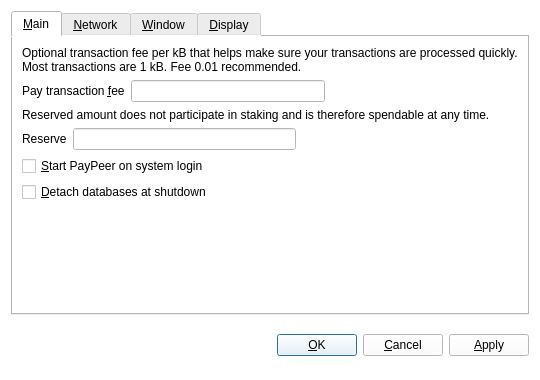
<?xml version="1.0" encoding="UTF-8"?>
<ui version="4.0">
 <class>OptionsDialog</class>
 <widget class="QDialog" name="OptionsDialog">
  <property name="geometry">
   <rect>
    <x>0</x>
    <y>0</y>
    <width>540</width>
    <height>380</height>
   </rect>
  </property>
  <property name="windowTitle">
   <string>Options</string>
  </property>
  <property name="styleSheet">
   <string notr="true">background-color: rgb(255, 255, 255);</string>
  </property>
  <property name="modal">
   <bool>true</bool>
  </property>
  <layout class="QVBoxLayout" name="verticalLayout">
   <item>
    <widget class="QTabWidget" name="tabWidget">
     <property name="tabPosition">
      <enum>QTabWidget::North</enum>
     </property>
     <property name="currentIndex">
      <number>0</number>
     </property>
     <widget class="QWidget" name="tabMain">
      <attribute name="title">
       <string>&amp;Main</string>
      </attribute>
      <layout class="QVBoxLayout" name="verticalLayout_Main">
       <item>
        <widget class="QLabel" name="transactionFeeInfoLabel">
         <property name="text">
          <string>Optional transaction fee per kB that helps make sure your transactions are processed quickly. Most transactions are 1 kB. Fee 0.01 recommended.</string>
         </property>
         <property name="textFormat">
          <enum>Qt::PlainText</enum>
         </property>
         <property name="wordWrap">
          <bool>true</bool>
         </property>
        </widget>
       </item>
       <item>
        <layout class="QHBoxLayout" name="horizontalLayoutFee">
         <item>
          <widget class="QLabel" name="transactionFeeLabel">
           <property name="text">
            <string>Pay transaction &amp;fee</string>
           </property>
           <property name="textFormat">
            <enum>Qt::PlainText</enum>
           </property>
           <property name="buddy">
            <cstring>transactionFee</cstring>
           </property>
          </widget>
         </item>
         <item>
          <widget class="BitcoinAmountField" name="transactionFee"/>
         </item>
         <item>
          <spacer name="horizontalSpacerFee">
           <property name="orientation">
            <enum>Qt::Horizontal</enum>
           </property>
           <property name="sizeHint" stdset="0">
            <size>
             <width>40</width>
             <height>20</height>
            </size>
           </property>
          </spacer>
         </item>
        </layout>
       </item>
       <item>
        <widget class="QLabel" name="reserveBalanceInfoLabel">
         <property name="text">
          <string>Reserved amount does not participate in staking and is therefore spendable at any time.</string>
         </property>
         <property name="textFormat">
          <enum>Qt::PlainText</enum>
         </property>
         <property name="wordWrap">
          <bool>true</bool>
         </property>
        </widget>
       </item>
       <item>
        <layout class="QHBoxLayout" name="horizontalLayoutReserveBalance">
         <item>
          <widget class="QLabel" name="reserveBalanceLabel">
           <property name="text">
            <string>Reserve</string>
           </property>
           <property name="textFormat">
            <enum>Qt::PlainText</enum>
           </property>
           <property name="buddy">
            <cstring>reserveBalance</cstring>
           </property>
          </widget>
         </item>
         <item>
          <widget class="BitcoinAmountField" name="reserveBalance"/>
         </item>
         <item>
          <spacer name="horizontalSpacerReserveBalance">
           <property name="orientation">
            <enum>Qt::Horizontal</enum>
           </property>
           <property name="sizeHint" stdset="0">
            <size>
             <width>40</width>
             <height>20</height>
            </size>
           </property>
          </spacer>
         </item>
        </layout>
       </item>
       <item>
        <widget class="QCheckBox" name="bitcoinAtStartup">
         <property name="toolTip">
          <string>Automatically start PayPeer after logging in to the system.</string>
         </property>
         <property name="text">
          <string>&amp;Start PayPeer on system login</string>
         </property>
        </widget>
       </item>
       <item>
        <widget class="QCheckBox" name="detachDatabases">
         <property name="toolTip">
          <string>Detach block and address databases at shutdown. This means they can be moved to another data directory, but it slows down shutdown. The wallet is always detached.</string>
         </property>
         <property name="text">
          <string>&amp;Detach databases at shutdown</string>
         </property>
        </widget>
       </item>
       <item>
        <spacer name="verticalSpacer_Main">
         <property name="orientation">
          <enum>Qt::Vertical</enum>
         </property>
         <property name="sizeHint" stdset="0">
          <size>
           <width>20</width>
           <height>40</height>
          </size>
         </property>
        </spacer>
       </item>
      </layout>
     </widget>
     <widget class="QWidget" name="tabNetwork">
      <attribute name="title">
       <string>&amp;Network</string>
      </attribute>
      <layout class="QVBoxLayout" name="verticalLayout_Network">
       <item>
        <widget class="QCheckBox" name="mapPortUpnp">
         <property name="toolTip">
          <string>Automatically open the PayPeer client port on the router. This only works when your router supports UPnP and it is enabled.</string>
         </property>
         <property name="text">
          <string>Map port using &amp;UPnP</string>
         </property>
        </widget>
       </item>
       <item>
        <widget class="QCheckBox" name="connectSocks">
         <property name="toolTip">
          <string>Connect to the PayPeer network through a SOCKS proxy (e.g. when connecting through Tor).</string>
         </property>
         <property name="text">
          <string>&amp;Connect through SOCKS proxy:</string>
         </property>
        </widget>
       </item>
       <item>
        <layout class="QHBoxLayout" name="horizontalLayout_Network">
         <item>
          <widget class="QLabel" name="proxyIpLabel">
           <property name="text">
            <string>Proxy &amp;IP:</string>
           </property>
           <property name="textFormat">
            <enum>Qt::PlainText</enum>
           </property>
           <property name="buddy">
            <cstring>proxyIp</cstring>
           </property>
          </widget>
         </item>
         <item>
          <widget class="QValidatedLineEdit" name="proxyIp">
           <property name="maximumSize">
            <size>
             <width>140</width>
             <height>16777215</height>
            </size>
           </property>
           <property name="toolTip">
            <string>IP address of the proxy (e.g. 127.0.0.1)</string>
           </property>
          </widget>
         </item>
         <item>
          <widget class="QLabel" name="proxyPortLabel">
           <property name="text">
            <string>&amp;Port:</string>
           </property>
           <property name="textFormat">
            <enum>Qt::PlainText</enum>
           </property>
           <property name="buddy">
            <cstring>proxyPort</cstring>
           </property>
          </widget>
         </item>
         <item>
          <widget class="QLineEdit" name="proxyPort">
           <property name="maximumSize">
            <size>
             <width>55</width>
             <height>16777215</height>
            </size>
           </property>
           <property name="toolTip">
            <string>Port of the proxy (e.g. 9050)</string>
           </property>
          </widget>
         </item>
         <item>
          <widget class="QLabel" name="socksVersionLabel">
           <property name="text">
            <string>SOCKS &amp;Version:</string>
           </property>
           <property name="textFormat">
            <enum>Qt::PlainText</enum>
           </property>
           <property name="buddy">
            <cstring>socksVersion</cstring>
           </property>
          </widget>
         </item>
         <item>
          <widget class="QValueComboBox" name="socksVersion">
           <property name="toolTip">
            <string>SOCKS version of the proxy (e.g. 5)</string>
           </property>
          </widget>
         </item>
         <item>
          <spacer name="horizontalSpacer_Network">
           <property name="orientation">
            <enum>Qt::Horizontal</enum>
           </property>
           <property name="sizeHint" stdset="0">
            <size>
             <width>40</width>
             <height>20</height>
            </size>
           </property>
          </spacer>
         </item>
        </layout>
       </item>
       <item>
        <spacer name="verticalSpacer_Network">
         <property name="orientation">
          <enum>Qt::Vertical</enum>
         </property>
         <property name="sizeHint" stdset="0">
          <size>
           <width>20</width>
           <height>40</height>
          </size>
         </property>
        </spacer>
       </item>
      </layout>
     </widget>
     <widget class="QWidget" name="tabWindow">
      <attribute name="title">
       <string>&amp;Window</string>
      </attribute>
      <layout class="QVBoxLayout" name="verticalLayout_Window">
       <item>
        <widget class="QCheckBox" name="minimizeToTray">
         <property name="toolTip">
          <string>Show only a tray icon after minimizing the window.</string>
         </property>
         <property name="text">
          <string>&amp;Minimize to the tray instead of the taskbar</string>
         </property>
        </widget>
       </item>
       <item>
        <widget class="QCheckBox" name="minimizeOnClose">
         <property name="toolTip">
          <string>Minimize instead of exit the application when the window is closed. When this option is enabled, the application will be closed only after selecting Quit in the menu.</string>
         </property>
         <property name="text">
          <string>M&amp;inimize on close</string>
         </property>
        </widget>
       </item>
       <item>
        <spacer name="verticalSpacer_Window">
         <property name="orientation">
          <enum>Qt::Vertical</enum>
         </property>
         <property name="sizeHint" stdset="0">
          <size>
           <width>20</width>
           <height>40</height>
          </size>
         </property>
        </spacer>
       </item>
      </layout>
     </widget>
     <widget class="QWidget" name="tabDisplay">
      <attribute name="title">
       <string>&amp;Display</string>
      </attribute>
      <layout class="QVBoxLayout" name="verticalLayout_Display">
       <item>
        <layout class="QHBoxLayout" name="horizontalLayout_1_Display">
         <item>
          <widget class="QLabel" name="langLabel">
           <property name="text">
            <string>User Interface &amp;language:</string>
           </property>
           <property name="textFormat">
            <enum>Qt::PlainText</enum>
           </property>
           <property name="buddy">
            <cstring>lang</cstring>
           </property>
          </widget>
         </item>
         <item>
          <widget class="QValueComboBox" name="lang">
           <property name="toolTip">
            <string>The user interface language can be set here. This setting will take effect after restarting PayPeer.</string>
           </property>
          </widget>
         </item>
        </layout>
       </item>
       <item>
        <layout class="QHBoxLayout" name="horizontalLayout_2_Display">
         <item>
          <widget class="QLabel" name="unitLabel">
           <property name="text">
            <string>&amp;Unit to show amounts in:</string>
           </property>
           <property name="textFormat">
            <enum>Qt::PlainText</enum>
           </property>
           <property name="buddy">
            <cstring>unit</cstring>
           </property>
          </widget>
         </item>
         <item>
          <widget class="QValueComboBox" name="unit">
           <property name="toolTip">
            <string>Choose the default subdivision unit to show in the interface and when sending coins.</string>
           </property>
          </widget>
         </item>
        </layout>
       </item>
       <item>
        <widget class="QCheckBox" name="displayAddresses">
         <property name="toolTip">
          <string>Whether to show PayPeer addresses in the transaction list or not.</string>
         </property>
         <property name="text">
          <string>&amp;Display addresses in transaction list</string>
         </property>
        </widget>
       </item>
       <item>
        <widget class="QCheckBox" name="coinControlFeatures">
         <property name="toolTip">
          <string>Whether to show coin control features or not.</string>
         </property>
         <property name="text">
          <string>Display coin &amp;control features (experts only!)</string>
         </property>
        </widget>
       </item>
       <item>
        <spacer name="verticalSpacer_Display">
         <property name="orientation">
          <enum>Qt::Vertical</enum>
         </property>
         <property name="sizeHint" stdset="0">
          <size>
           <width>20</width>
           <height>40</height>
          </size>
         </property>
        </spacer>
       </item>
      </layout>
     </widget>
    </widget>
   </item>
   <item>
    <layout class="QHBoxLayout" name="horizontalLayout_Buttons">
     <item>
      <spacer name="horizontalSpacer_1">
       <property name="orientation">
        <enum>Qt::Horizontal</enum>
       </property>
       <property name="sizeHint" stdset="0">
        <size>
         <width>40</width>
         <height>48</height>
        </size>
       </property>
      </spacer>
     </item>
     <item>
      <widget class="QLabel" name="statusLabel">
       <property name="font">
        <font>
         <weight>75</weight>
         <bold>true</bold>
        </font>
       </property>
       <property name="text">
        <string/>
       </property>
       <property name="textFormat">
        <enum>Qt::PlainText</enum>
       </property>
       <property name="wordWrap">
        <bool>true</bool>
       </property>
      </widget>
     </item>
     <item>
      <spacer name="horizontalSpacer_2">
       <property name="orientation">
        <enum>Qt::Horizontal</enum>
       </property>
       <property name="sizeHint" stdset="0">
        <size>
         <width>40</width>
         <height>48</height>
        </size>
       </property>
      </spacer>
     </item>
     <item>
      <widget class="QPushButton" name="okButton">
       <property name="text">
        <string>&amp;OK</string>
       </property>
      </widget>
     </item>
     <item>
      <widget class="QPushButton" name="cancelButton">
       <property name="text">
        <string>&amp;Cancel</string>
       </property>
       <property name="autoDefault">
        <bool>false</bool>
       </property>
      </widget>
     </item>
     <item>
      <widget class="QPushButton" name="applyButton">
       <property name="text">
        <string>&amp;Apply</string>
       </property>
       <property name="autoDefault">
        <bool>false</bool>
       </property>
      </widget>
     </item>
    </layout>
   </item>
  </layout>
 </widget>
 <customwidgets>
  <customwidget>
   <class>QValidatedLineEdit</class>
   <extends>QLineEdit</extends>
   <header>qvalidatedlineedit.h</header>
  </customwidget>
  <customwidget>
   <class>BitcoinAmountField</class>
   <extends>QLineEdit</extends>
   <header>bitcoinamountfield.h</header>
   <container>1</container>
  </customwidget>
  <customwidget>
   <class>QValueComboBox</class>
   <extends>QComboBox</extends>
   <header>qvaluecombobox.h</header>
  </customwidget>
 </customwidgets>
 <resources/>
 <connections/>
</ui>
